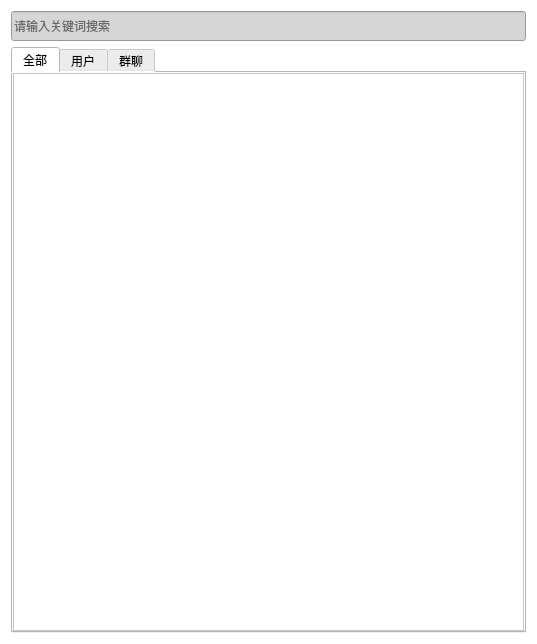
<?xml version="1.0" encoding="UTF-8"?>
<ui version="4.0">
 <class>Form</class>
 <widget class="QWidget" name="Form">
  <property name="geometry">
   <rect>
    <x>0</x>
    <y>0</y>
    <width>537</width>
    <height>644</height>
   </rect>
  </property>
  <property name="windowTitle">
   <string>Form</string>
  </property>
  <property name="styleSheet">
   <string notr="true">QWidget{
	background:rgb(255, 255, 255)
}
QLineEdit{
	background:rgb(214, 214, 214)
}
QListWidget::item{
	min-height:50px;
	max-height:50px;
}</string>
  </property>
  <layout class="QVBoxLayout" name="verticalLayout">
   <item>
    <widget class="QLineEdit" name="search_box">
     <property name="minimumSize">
      <size>
       <width>0</width>
       <height>30</height>
      </size>
     </property>
     <property name="placeholderText">
      <string>请输入关键词搜索</string>
     </property>
    </widget>
   </item>
   <item>
    <widget class="QTabWidget" name="tabWidget">
     <property name="currentIndex">
      <number>0</number>
     </property>
     <property name="elideMode">
      <enum>Qt::TextElideMode::ElideNone</enum>
     </property>
     <property name="movable">
      <bool>false</bool>
     </property>
     <property name="tabBarAutoHide">
      <bool>false</bool>
     </property>
     <widget class="QWidget" name="tab">
      <attribute name="title">
       <string>全部</string>
      </attribute>
      <layout class="QVBoxLayout" name="verticalLayout_4">
       <property name="spacing">
        <number>0</number>
       </property>
       <property name="leftMargin">
        <number>0</number>
       </property>
       <property name="topMargin">
        <number>0</number>
       </property>
       <property name="rightMargin">
        <number>0</number>
       </property>
       <property name="bottomMargin">
        <number>0</number>
       </property>
       <item>
        <widget class="QListWidget" name="all_list">
         <property name="font">
          <font>
           <pointsize>12</pointsize>
           <bold>true</bold>
          </font>
         </property>
         <property name="cursor" stdset="0">
          <cursorShape>ArrowCursor</cursorShape>
         </property>
         <property name="iconSize">
          <size>
           <width>40</width>
           <height>40</height>
          </size>
         </property>
        </widget>
       </item>
      </layout>
     </widget>
     <widget class="QWidget" name="tab_3">
      <attribute name="title">
       <string>用户</string>
      </attribute>
      <layout class="QVBoxLayout" name="verticalLayout_3">
       <property name="spacing">
        <number>0</number>
       </property>
       <property name="leftMargin">
        <number>0</number>
       </property>
       <property name="topMargin">
        <number>0</number>
       </property>
       <property name="rightMargin">
        <number>0</number>
       </property>
       <property name="bottomMargin">
        <number>0</number>
       </property>
       <item>
        <widget class="QListWidget" name="user_list">
         <property name="font">
          <font>
           <pointsize>12</pointsize>
           <bold>true</bold>
          </font>
         </property>
         <property name="iconSize">
          <size>
           <width>40</width>
           <height>40</height>
          </size>
         </property>
         <item>
          <property name="text">
           <string>新建项目</string>
          </property>
          <property name="icon">
           <iconset>
            <normaloff>xing.png</normaloff>xing.png</iconset>
          </property>
         </item>
        </widget>
       </item>
      </layout>
     </widget>
     <widget class="QWidget" name="tab_2">
      <attribute name="title">
       <string>群聊</string>
      </attribute>
      <layout class="QVBoxLayout" name="verticalLayout_2">
       <property name="spacing">
        <number>0</number>
       </property>
       <property name="leftMargin">
        <number>0</number>
       </property>
       <property name="topMargin">
        <number>0</number>
       </property>
       <property name="rightMargin">
        <number>0</number>
       </property>
       <property name="bottomMargin">
        <number>0</number>
       </property>
       <item>
        <widget class="QListWidget" name="group_list">
         <property name="font">
          <font>
           <pointsize>12</pointsize>
           <bold>true</bold>
          </font>
         </property>
         <property name="iconSize">
          <size>
           <width>40</width>
           <height>40</height>
          </size>
         </property>
         <item>
          <property name="text">
           <string>新建项目</string>
          </property>
          <property name="icon">
           <iconset>
            <normaloff>xing.png</normaloff>xing.png</iconset>
          </property>
         </item>
        </widget>
       </item>
      </layout>
     </widget>
    </widget>
   </item>
  </layout>
 </widget>
 <resources/>
 <connections/>
</ui>
